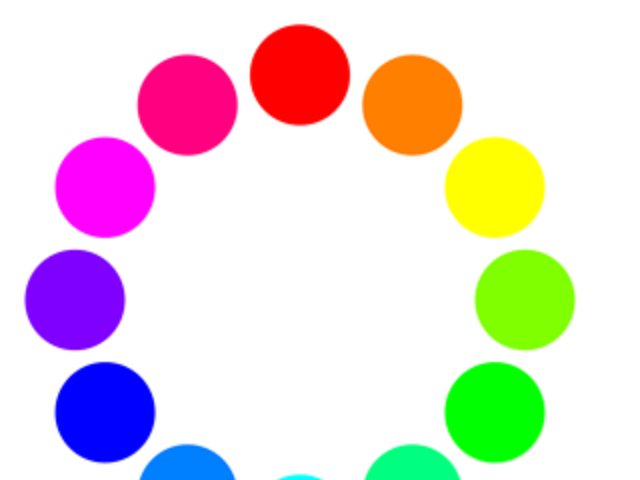
#> input picture test/s1.jpg, 640 x 480 px, given in place of time.jpg, which was not available
$ python '简笔画.py'
#> lines starting #> are read from the running program, lines starting #| are printed output that depends on the picture; after the words box and inside, x2 and y2 are one past the last pixel; in counts of white or black regions, pixels touching at a corner belong together; pictures that were not available may be replaced by others from this repository, and a replacement may not be noted
# -*- coding: cp936 -*-
#中文，你懂得
'''
#我女儿喜欢看小马宝莉，也喜欢给简笔画涂色彩
#我这个脚本就是给她写的， 随意找张动画片屏幕截图， 就可以制成简笔画了
#用法python pan_painting.py  你的图片 例如 python pan_painting.py  time.jpg
#此脚本是windows环境python 2.7+opencv3.2版本的， 配置见下面的链接
https://github.com/wjb711/Opencv_learning/blob/master/windows_python2.7_opencv3.2%E5%AE%89%E8%A3%85%E9%85%8D%E7%BD%AE%E6%8C%87%E5%AF%BC.txt
#需要提前安装speech模块， 安装方法pip install speech
如提示如下错误
no module named win32com.client错误解决
请下载对应pywin32插件
https://sourceforge.net/projects/pywin32/files/pywin32/
到这里下载微软tts
http://www.microsoft.com/en-us/download/confirmation.aspx?id=27224
'''

import cv2
#导入cv2这个module模块
import numpy as np
#导入numpy这个计算用的模块
#import argparse
#导入参数模块
import sys
#import speech
#加载语音模块

def draw_circle(event,x,y,flags,param):
    #global ix,iy,drawing,mode
    if event == cv2.EVENT_LBUTTONDBLCLK:
        if mode==True:

            print (x,y)
        else:
            print (y,x)
def nothing(x):
    pass
#自定义一个nothing的模块， 后面的trackbar动作会用到

import datetime

if __name__ == '__main__':
#如果是其他脚本调用，不执行下面的命令
    print(__doc__)
    #显示前面绿色的声明的内容

    try:
        fn = sys.argv[1]
        #尝试获得命令的第一个参数， 也就是图片的名字
    except:
        fn = 'images/time.jpg'
        print (fn)
        #如果找不到上面指定的图片名称， 默认名称为time.jpg
    mode=1
    #自定义一个模式,按m键切换原图,效果图


#speech.say("现在开始")
#说话， 代表开始
#ap = argparse.ArgumentParser()
#ap.add_argument("-i", "--image", required=True,help="path to the input image")
#提示需要加入图片的提示
#args = vars(ap.parse_args())
#这个就是会代入程序的图片名称参数值

# load the image and resize it to a smaller factor so that
# the shapes can be approximated better
    im = cv2.imread(fn)
#> im is the input picture: shape (480, 640, 3); mean B, G, R 217.8, 217.8, 231
#读取命令中代入的图片名称
    kernel = np.ones((5,5),np.uint8)
#im=cv2.imread('time.jpg',0)
    res = cv2.resize(im,(1280, 960), interpolation = cv2.INTER_CUBIC)
#把原图调整到适合屏幕的1280x960
#cv2.imshow('原图',im)

    gray=cv2.cvtColor(res,6)
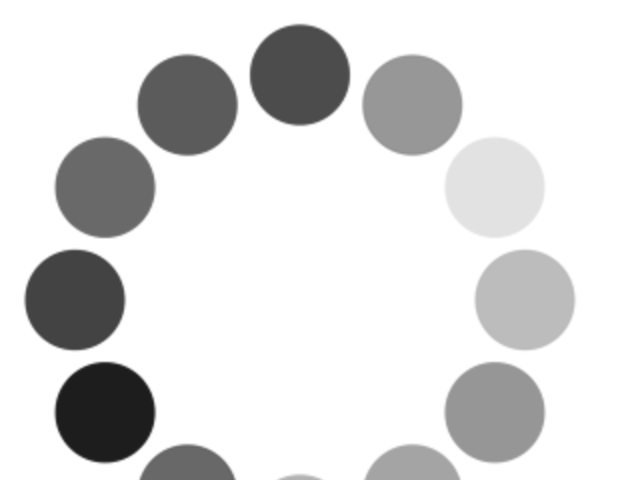
#> gray: shape (960, 1280) (shown at 1/2 size); min 29, max 255, mean 221.7
#把彩色图片黑吧=白灰度化
    res1=cv2.resize(gray,(256, 192), interpolation = cv2.INTER_CUBIC)
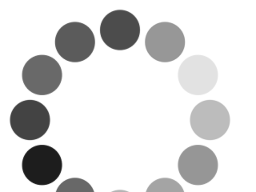
#> res1: shape (192, 256); min 29, max 255, mean 221.7
#把黑白后的原图缩小尺寸， 放到屏幕左上角， 做原图显示用

    cv2.namedWindow('简笔画',0)
#创建一个名字叫edge的新窗口，用来显示加工后的效果图， 0的意思是， 窗口可伸缩
    cv2.createTrackbar('阀值', '简笔画', 203, 255, nothing)
    cv2.createTrackbar('翻转', '简笔画', 2, 2, nothing)
    cv2.createTrackbar('角度', '简笔画', 0, 360, nothing)
#创建一个叫做thrs1的滑动条，默认值是127， 在0-255的范围内， 手动调整阀值范围， 调用上面的nothing模块，其实相当于什么都没做，这是格式要求的。
    while(True):
#循环，为什么要循环？因为手动调整阀值，效果跟着变，不停地调整，不停的变，所以要循环
        thrs1 = cv2.getTrackbarPos('阀值', '简笔画')
        thrs2 = cv2.getTrackbarPos('翻转', '简笔画')
        thrs3 = cv2.getTrackbarPos('角度', '简笔画')
    #print thrs1
    #阀值thrs1等于edge窗口中thrs1的值
        ret, thresh=cv2.threshold(gray,thrs1,255,cv2.THRESH_BINARY_INV)
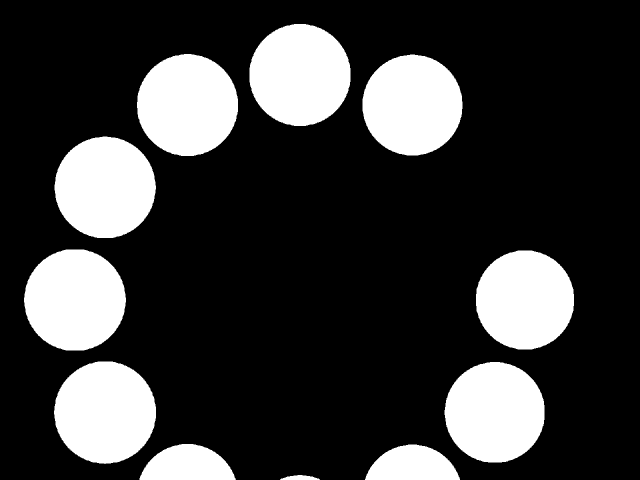
#> thresh: shape (960, 1280) (shown at 1/2 size); 22.5% white; 11 white regions, largest, box (x1, y1, x2, y2) and area: (108, 723, 312, 928) 32675, (48, 499, 252, 701) 32455, (499, 48, 701, 252) 32447
#> ret = 203
    #
    #黑白差值化,标准取自滑动条上的阀值
    #cv2.imshow('thresh',thresh)
    #显示黑白差值图
        edges = cv2.Canny(thresh,0,255,3)
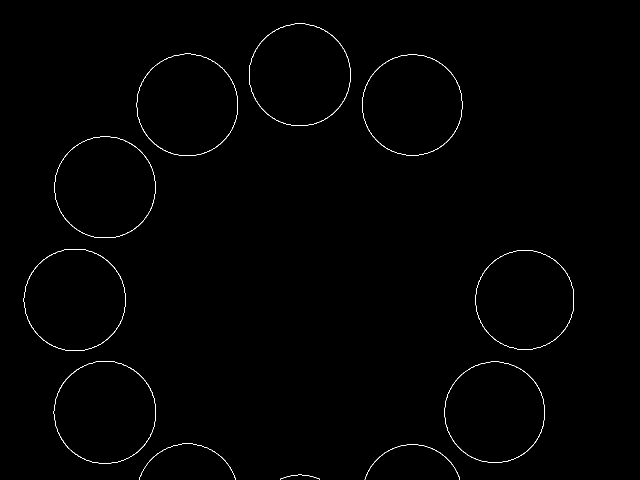
#> edges: shape (960, 1280) (shown at 1/2 size); 0.49% white in thin lines or dots, all inside (x1, y1, x2, y2) = (47, 47, 1148, 960)
    #这个是边缘图，黑底，白线
        edges_INV =cv2.bitwise_not(edges)
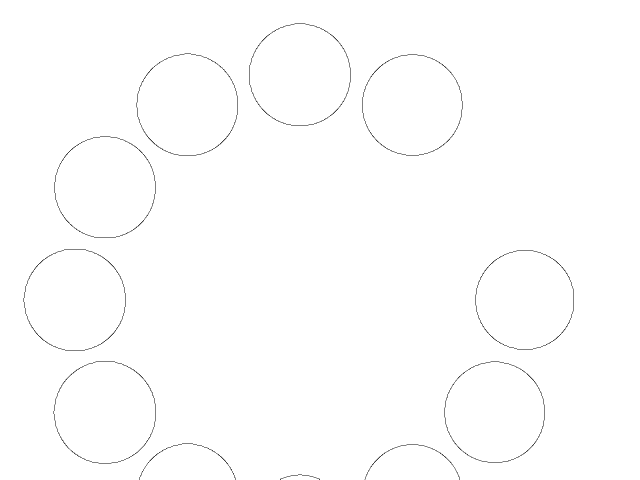
#> edges_INV: shape (960, 1280) (shown at 1/2 size); 99.5% white; black in thin lines or dots, all inside (x1, y1, x2, y2) = (47, 47, 1148, 960)
    #取反， 白底，黑线
    #erosion = cv2.erode(edges1,kernel,iterations = 1)
    #dilation = cv2.dilate(edges1,kernel,iterations = 1)
    #cv2.imwrite(sys.argv[1]+'.jpg',edges_INV)
    #写入源文件， 替换掉原图
        edges_INV[0:192,0:256]=res1
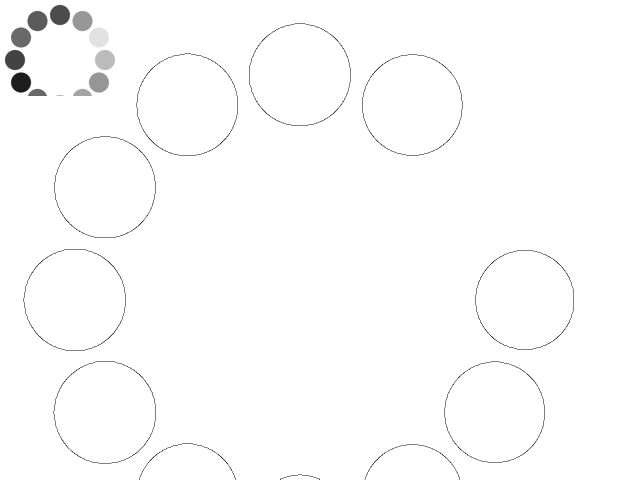
#> edges_INV: shape (960, 1280) (shown at 1/2 size); 1.1% of pixels changed, all inside (x1, y1, x2, y2) = (9, 9, 231, 192)
    #左上角256x192部分等于上面的缩小的灰度原图
        flipped = cv2.flip(edges_INV,thrs2) #水平，垂直，以及水平垂直翻转
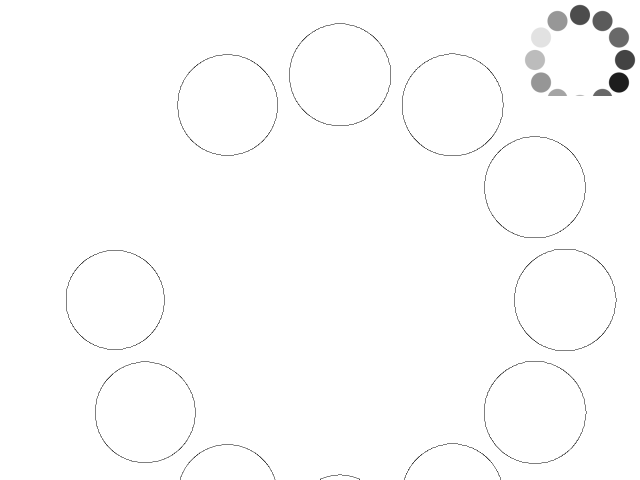
#> flipped: shape (960, 1280) (shown at 1/2 size); min 0, max 255, mean 252.4
        M = cv2.getRotationMatrix2D((640,480),thrs3,1)#旋转缩放矩阵：(旋转中心，旋转角度，缩放因子)
        rotated = cv2.warpAffine(flipped ,M,(1280,960))#（原图， 收放指数， 如上， 最终大小）

        cv2.imshow('简笔画',rotated )

    #显示新图
        cn=cv2.waitKey(5)
#> (key Esc is pressed here)
        if cn==27:
            break

        if cn==ord('m'):
            print ('m')
            mode = not mode
            print (mode)
            if mode==True:
                edges_INV=res
                cv2.imshow('简笔画1',res)


        if cn==ord(' '):
            #cv2.imwrite('time1.jpg',edges_INV)
            now = datetime.datetime.now()
            #print ("yes")
            im_name1=(now.strftime('%Y-%m-%d_%H%M%S')+'.jpg')
            cv2.imwrite(im_name1,edges_INV)

    cv2.destroyAllWindows()
# [6 lines of commented-out code are left out]

$ run again, on test/s2.jpg
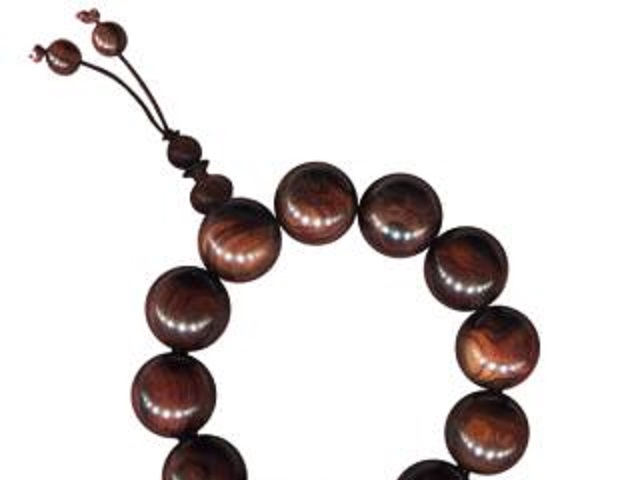
#> input picture test/s2.jpg, 640 x 480 px, given in place of time.jpg, which was not available
#> im is the input picture: shape (480, 640, 3); mean B, G, R 216.4, 217.1, 221.8
#> `ret, thresh=cv2.threshold(gray,thrs1,255,cv2.THRESH_BINARY_INV)`:
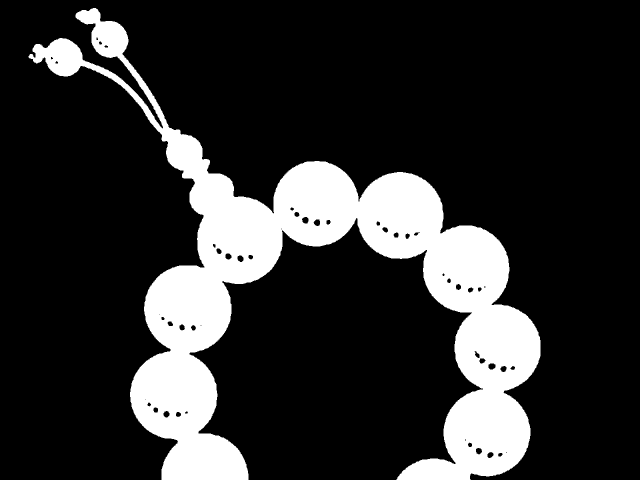
#> thresh: shape (960, 1280) (shown at 1/2 size); 18.7% white; 1 white region, box (x1, y1, x2, y2) and area: (57, 16, 1081, 960) 229721
#> ret = 203
#> edges: shape (960, 1280); 0.61% white in thin lines or dots, all inside (x1, y1, x2, y2) = (56, 15, 1081, 960)
#> `flipped = cv2.flip(edges_INV,thrs2)`:
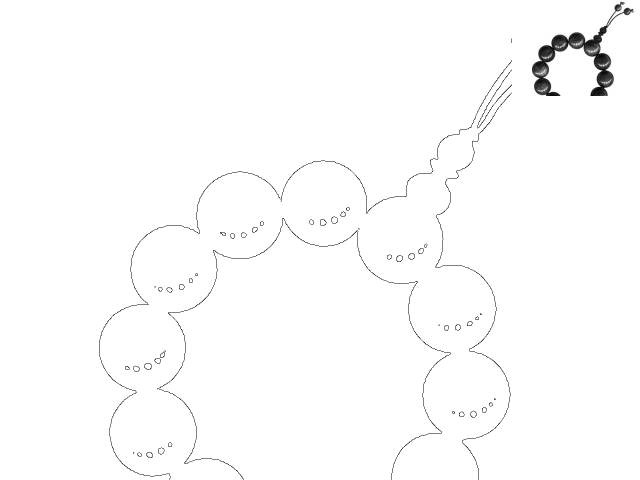
#> flipped: shape (960, 1280) (shown at 1/2 size); min 0, max 255, mean 252.2
